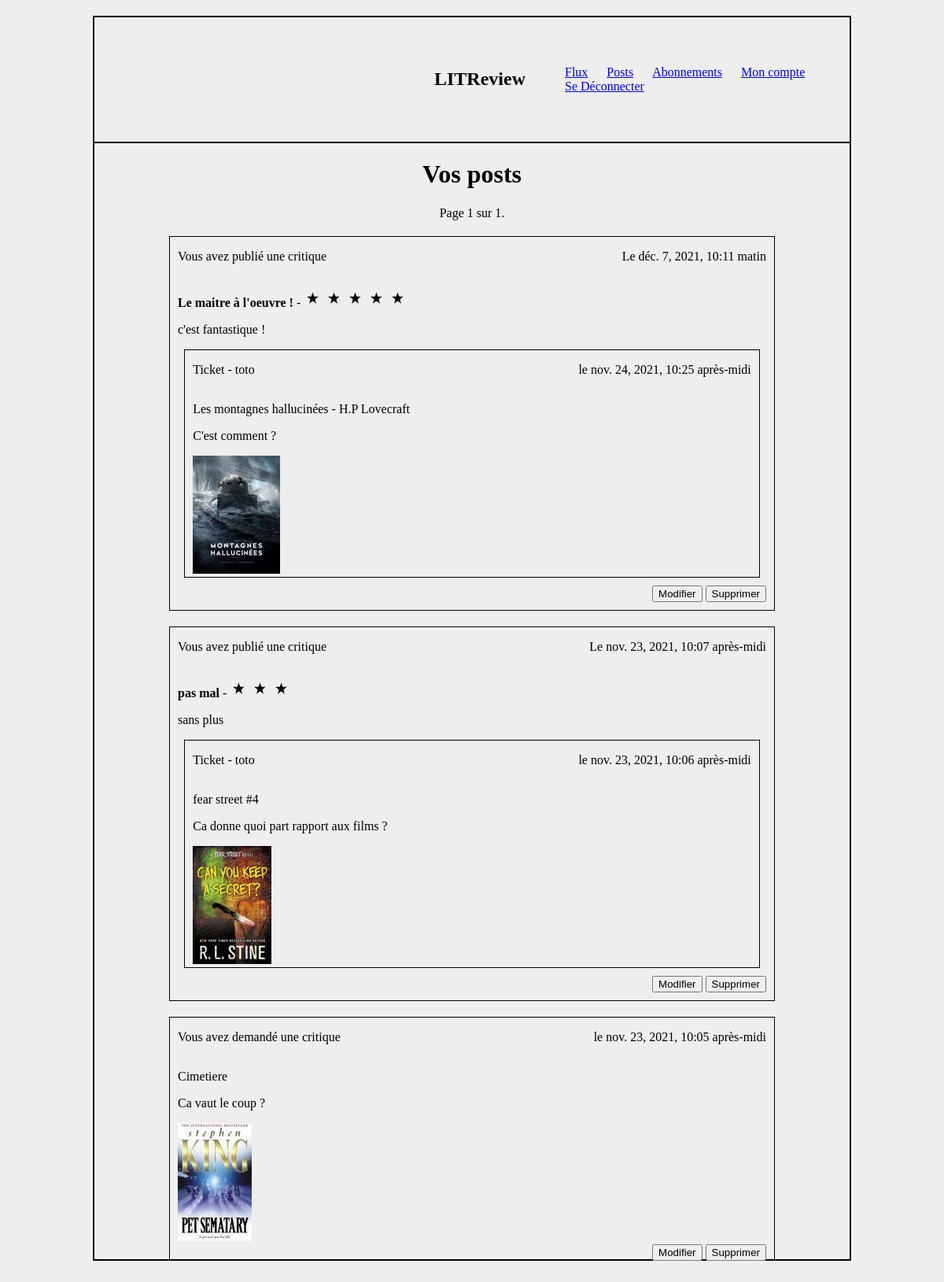
The page /posts/ (signed in) on the database its author committed.
### review/models.py (models this page shows, shortened)
class Review(models.Model):
    ticket = models.ForeignKey(to=Ticket, on_delete=models.CASCADE)
    rating = models.PositiveSmallIntegerField(
        validators=[MinValueValidator(0), MaxValueValidator(5)])
    user = models.ForeignKey(to=settings.AUTH_USER_MODEL,
                             on_delete=models.CASCADE)
    headline = models.CharField(max_length=128)
    body = models.TextField(max_length=8192, blank=True)
    time_created = models.DateTimeField(auto_now_add=True)
    def range_rating(self):
        return range(self.rating)

class Ticket(models.Model):
    title = models.CharField(max_length=128)
    description = models.TextField(max_length=2048, blank=True)
    user = models.ForeignKey(to=settings.AUTH_USER_MODEL,
                             on_delete=models.CASCADE)
    image = models.ImageField(null=True, blank=True)
    time_created = models.DateTimeField(auto_now_add=True)
    reviewed = models.BooleanField(default=False)
    IMAGE_MAX_SIZE = (150, 150)

### review/views.py (the view)
# urls.py: path('posts/', review.views.posts, name='posts'),
@login_required
def posts(request):
    tickets = models.Ticket.objects.filter(user=request.user)
    reviews = models.Review.objects.filter(user=request.user)
    tickets_and_reviews = sorted(chain(tickets, reviews),
                                 key=lambda element: element.time_created,
                                 reverse=True)
    paginator = Paginator(tickets_and_reviews, 10)
    page_number = request.GET.get('page')
    page_obj = paginator.get_page(page_number)
    context = {'instances': page_obj, 'own_post': True}
    return render(request, 'review/posts.html', context)

### review/templatetags/extras.py (called while the page is built)
@register.filter
def model_type(instance):
    return type(instance).__name__

### review/templates/review/posts.html (shortened to what this page needs)
{% extends 'base.html' %}
{% load extras %}
{% block content %}
<h1>Vos posts</h1>
{% include 'review/partials/pagination.html' %}
{% for instance in instances %}
    {% if instance|model_type == 'Ticket' %}
        <div class="ticket">
            {% include 'review/partials/ticket_snippet.html' with ticket=instance %}
        </div>
    {% endif %}
    {% if instance|model_type == 'Review' %}
        <div class="review">
            {% include 'review/partials/review_snippet.html' with review=instance %}
        </div>
    {% endif %}
{% endfor %}
{% endblock %}

### review/templates/review/partials/review_snippet.html
{% load extras %}
{% load static %}
<div class="review_head">
{% if user == review.user %}
    <p>Vous avez publié une critique</p>
{% else %}
    <p>{{ review.user}} a publié une critique</p>
{% endif %}
<p>Le {{ review.time_created }}</p>
</div>
<div class="rating">
    <p><strong>{{ review.headline }}</strong> -
        {% for i in review.range_rating %}
            <img alt="star" src="{% static 'star.png' %}">
        {% endfor %}
    </p>
</div>
<p class="review_body">{{ review.body }}</p>
<div class="ticket_inside">
    {% include 'review/partials/inside_ticket_snippet.html' with  ticket=review.ticket%}
</div>
{% if own_post %}
    {% if user == review.user %}
        <div class="edit">
            <a href="{% url 'edit_review' review.id %}"><button type="submit">Modifier</button></a>
            <a href="{% url 'delete_review' review.id %}"><button type="submit">Supprimer</button></a>
        </div>
    {% endif %}
{% endif %}

### review/templates/review/partials/inside_ticket_snippet.html
 <div class="ticket_head">
    {% if user == ticket.user %}
        <p> Ticket - Vous</p>
    {% else %}
        <p>Ticket - {{ ticket.user }}</p>
    {% endif %}
        <p>le {{ ticket.time_created }}</p>
</div>
<div class="contain_ticket">
    {% include 'review/partials/base_ticket.html' %}
</div>

### review/templates/review/partials/base_ticket.html (shortened to what this page needs)
<div class="ticket_title">
    <p>{{ ticket.title }}</p>
</div>
<div class="content_ticket">
    <p>{{ ticket.description }}</p>
    <img alt="rien" src="{{ ticket.image.url }}">
</div>

### review/templates/review/partials/ticket_snippet.html
 <div class="ticket_head">
    {% if user == ticket.user %}
        <p>Vous avez demandé une critique </p>
{% else %}
        <p>{{ ticket.user }} a demandé une critique</p>
{% endif %}
        <p>le {{ ticket.time_created }}</p>
</div>
{% include 'review/partials/base_ticket.html' %}
{% if own_post %}
    {% if user == ticket.user %}
        <div class="edit">
            <a href="{% url 'edit_ticket' ticket.id %}"><button type="submit">Modifier</button></a>
            <a href="{% url 'delete_ticket' ticket.id %}"><button type="submit">Supprimer</button></a>
        </div>
    {% endif %}
{% endif %}

### static/style.css (style rules this page uses)
html { background-color: #EEE; height: 100%; }
body { height: 90%; border: solid 2px; width: 80%; margin: auto; margin-top: 20px; }
.ticket { border: solid 1px; width: 80%; margin: auto; margin-top: 20px; text-align: left; }
.review { border: solid 1px; width: 80%; margin: auto; margin-top: 20px; text-align: left; }
.ticket_inside { margin: auto; margin-bottom: 10px; width: 95%; border: solid 1px; }
button { margin-bottom: 10px; }
.edit { text-align: right; margin-right: 10px; }
.ticket_head { display: flex; justify-content: space-between; margin: 0 10px; }
.ticket_title { text-align: left; margin-left: 10px; }
.review_head { display: flex; justify-content: space-between; margin: 0 10px; }
.content_ticket { justify-content: left; margin: 0 10px; }
.rating { margin: 0 10px; }
.review_body { margin-left: 10px; }

### rows shown on the page
Review: shows "Vous avez publié une critique", time_created "déc. 7, 2021, 10:11 matin", headline "Le maitre à l'oeuvre !", rating 5 (drawn), body "c'est fantastique !", image (picture), shows "Modifier"
Ticket: user "toto", time_created "nov. 24, 2021, 10:25 après-midi", title "Les montagnes hallucinées - H.P Lovecraft", description "C'est comment ?"
Review: shows "Vous avez publié une critique", time_created "nov. 23, 2021, 10:07 après-midi", headline "pas mal", rating 3 (drawn), body "sans plus", image (picture), shows "Modifier"
Ticket: user "toto", time_created "nov. 23, 2021, 10:06 après-midi", title "fear street #4", description "Ca donne quoi part rapport aux films ?"
Ticket: shows "Vous avez demandé une critique", time_created "nov. 23, 2021, 10:05 après-midi", title "Cimetiere", description "Ca vaut le coup ?", image (picture), shows "Modifier"

### other values the page prints
{{ instances.number }} "1"
{{ instances.paginator.num_pages }} "1"
